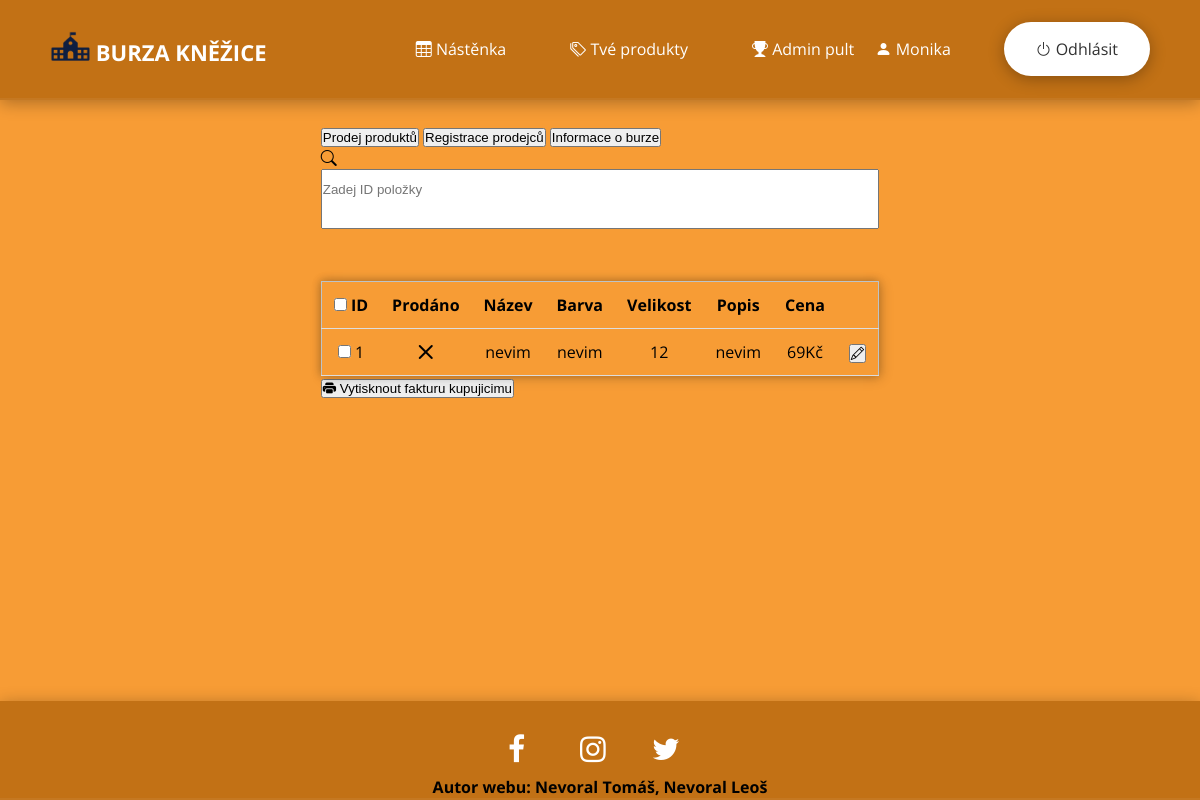
The app's page /admin (signed in), older data.
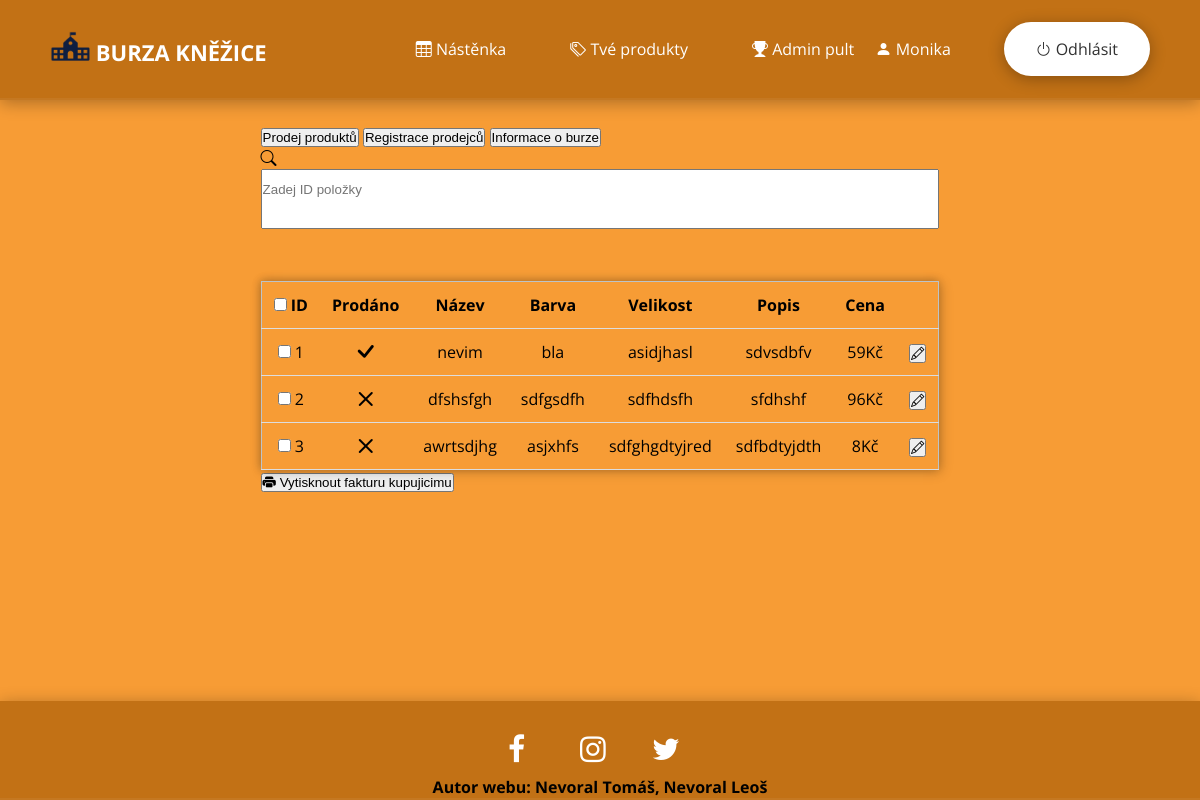
The same page, newer data.
### web/models.py (models this page shows)
class User(db.Model, UserMixin):
    id = db.Column(db.Integer, primary_key=True)
    email = db.Column(db.String(150), unique=True)
    username = db.Column(db.String(150), unique=True)
    password = db.Column(db.String(150))
    tel_number = db.Column(db.String(150))
    town = db.Column(db.String(150))
    street = db.Column(db.String(150))
    psc = db.Column(db.String(150))
    status = db.Column(db.String(150))
    token = db.Column(db.String(150))
    date_created = db.Column(db.DateTime(timezone=True), default=func.now())
    posts = db.relationship('Post', backref='user', passive_deletes=True)

class Post(db.Model):
    id = db.Column(db.Integer, primary_key=True)
    bring = db.Column(db.Boolean, nullable=False)
    date_created = db.Column(db.DateTime(timezone=True), default=func.now())
    label = db.Column(db.Text, nullable=False)
    name = db.Column(db.String(150))
    color = db.Column(db.String(150))
    size = db.Column(db.String(150))
    price = db.Column(db.String(150))
    status = db.Column(db.Boolean, nullable=False)
    author = db.Column(db.Integer, db.ForeignKey(
        'user.id', ondelete="CASCADE"), nullable=False)

### web/views.py (the view, shortened to what this page needs)
@views.route("/admin", methods=['GET', 'POST'])
@login_required
def admin():
    find_posts = Post.query.all()
    return render_template("admin_page.html", users=User.query.all(), user=current_user, posts=find_posts, username=current_user.username, tab='1')

### web/__init__.py (called while the page is built)
def create_app():
    app =  Flask(__name__)
    toastr = Toastr(app)
    app.config['SECRET_KEY'] = 'idontcare'
    app.config['SQLALCHEMY_DATABASE_URI'] = f'sqlite:///{DB_NAME}'
    app.config['SQLALCHEMY_TRACK_MODIFICATIONS'] = True
    db.init_app(app)
    from .views import views
    app.register_blueprint(views, url_prefix="/")
    from .auth import auth
    app.register_blueprint(auth, url_prefix="/")
    from .models import User, Post
    create_database(app)
    login_manager = LoginManager()
    login_manager.login_view = "auth.login"
    login_manager.init_app(app)
    @login_manager.user_loader
    def load_user(id):
        return User.query.get(int(id))
    return app

### web/flash_toastr/__init__.py (called while the page is built)
    @staticmethod
    def include_toastr_js(version=None, js_filename=None):
        if version is None:
            version = current_app.config.get('TOASTR_VERSION')
        if js_filename is None:
            js_filename = current_app.config.get('TOASTR_JS_FILENAME')
        js = '<script src="//cdnjs.cloudflare.com/ajax/libs/' \
             'toastr.js/{0}/{1}"></script>\n'.format(version, js_filename)
        return Markup(js)

    @staticmethod
    def include_toastr_css(version=None, css_filename=None):
        if version is None:
            version = current_app.config.get('TOASTR_VERSION')
        if css_filename is None:
            css_filename = current_app.config.get('TOASTR_CSS_FILENAME')
        css = '<link href="//cdnjs.cloudflare.com/ajax/libs/' \
              'toastr.js/{0}/{1}" rel="stylesheet" />\n'.format(
                version,
                css_filename
                )
        if current_app.config.get('TOASTR_OPACITY'):
            return Markup(css)
        else:
            return Markup('''
<style type = text/css>
  #toast-container>div {
    opacity: 1 !important;
  }
</style> {0}'''.format(css))

    @staticmethod
    def include_jquery(version=None):
        if version is None:
            version = current_app.config.get('TOASTR_JQUERY_VERSION')
        js = ('<script src="//code.jquery.com/' +
              'jquery-{0}.min.js"></script>'.format(version))
        return Markup(js)

    @staticmethod
    def context_processor():
        return {'toastr': current_app.extensions['toastr']}

### web/templates/admin_page.html (shortened to what this page needs)
{% extends "base.html" %}
{% block content %}
<div class="tab">
    <button class="tablinks"
      {% if tab == "1" %}
        id="defaultOpen"
        {% endif %}
      onclick="openCity(event, 'sell')">Prodej produktů
    </button>
    <button class="tablinks"
      onclick="openCity(event, 'reg')">Registrace prodejců
    </button>
    {% if user.status == "admin" %}
      <button class="tablinks"
        onclick="openCity(event, 'inf')">Informace o burze
      </button>
    {% endif %}
  </div>
  <div class="tabcontent"
    id="sell">
    <form method = "POST"
      action='/admin'>
      <div class="input-group">
        <span class="input-group-text"
          id="basic-addon1">
          <i class="bi bi-search"></i>
        </span>
        <input class="form-control"
          type="text"
          placeholder='Zadej ID položky'
          id="myInput"
          onkeyup="myFunction()">
      </div>
      <br />
      <table class="table table-hover table-light"
        id="myTable">
        <thead>
          <tr>
            <th scope="col">
              <input name="select_all"
              type="checkbox"> ID
            </th>
            <th scope="col">Prodáno</th>
            <th scope="col">Název</th>
            <th scope="col">Barva</th>
            <th scope="col">Velikost</th>
            <th scope="col">Popis</th>
            <th scope="col">Cena</th>
            <th scope="col"></th>
          </tr>
        </thead>
        <tbody>
          {% for post in posts %}
            {% if post.status %}
              <tr class="success">
            {% else %}
              <tr>
            {% endif %}
              <td>
                <div class="form-check">
                  <input class="form-check-input"
                    type="checkbox"
                    value="{{ post.id }}"
                    id="flexCheckDefault"
                    name='checkID'>
                  <label class="form-check-label"
                    for="flexCheckDefault">
                    {{ post.id }}
                  </label>
                </div>
              </td>
              <td>
                {% if post.status %}
                <i class="bi bi-check-lg"></i>
                {% else %}
                <i class="bi bi-x-lg"></i>
                {% endif %}
              </td>
              <td>{{ post.name }}</td>
              <td>{{ post.color }}</td>
              <td>{{ post.size }}</td>
              <td>{{ post.label }}</td>
              <td>{{ post.price }}Kč</td>
              <td>
                <a href="/create_product/{{post.id}}">
                  <button class="btn btn-outline btn-info"
                    type="button">
                    <i class="bi bi-pencil"></i>
                  </button>
                </a>
              </td>
            </tr>
          {% endfor %}
        </tbody>
      </table>
      <button class="btn btn-outline btn-default"
        value='buyer'
        name='action'
        type="submit">
        <i class="bi bi-printer-fill"></i> Vytisknout fakturu kupujicimu
      </button>
    </form>
  </div>
{% endblock %}

### web/templates/base.html (shortened to what this page needs)
<!doctype html>
<html lang="cz">
    <link rel="stylesheet"
      href="https://cdn.jsdelivr.net/npm/bootstrap-icons@1.5.0/font/bootstrap-icons.css">
    <link rel = "stylesheet"
      href = "{{ url_for('static', filename='CSS/style.css') }}">
    <link rel="stylesheet"
      href="https://cdnjs.cloudflare.com/ajax/libs/font-awesome/4.7.0/css/font-awesome.min.css">
    {{ toastr.include_toastr_css() }}
  </head>
  <body>
    <header>
      <div class="container_navbar">
        <nav class="nav">
          <a href="{{ url_for('views.home') }}" class="logo">
            <img src="{{ url_for('static', filename='source/logo2.png') }}"
              alt=""
              width="40"
              height="30"
              class="d-inline-block align-text-middle">
              BURZA KNĚŽICE
          </a>
          <ul class="nav-list">
            <li>
              <a href="{{ url_for('views.home') }}" class="nav-link">
                <i class="bi bi-table"></i> Nástěnka
              </a>
            </li>
            {% if user.is_authenticated %}
              <li>
                <a href="{{ url_for('views.posts', username=user.username) }}" class="nav-link">
                  <i class="bi bi-tags"></i> Tvé produkty
                </a>
              </li>
              {% if user.status != 'user' %}
                <li>
                  <a href="{{ url_for('views.admin') }}" class="nav-link">
                    {% if user.status == 'admin' %}
                      <i class="bi bi-trophy-fill"></i> Admin pult
                    {% else %}
                      <i class="bi bi-cart4"></i> Prodejní pult
                    {% endif %}
                  </a>
                </li>
              {% endif %}
            {% endif %}
          </ul>
          <ul class="log-list">
            {% if user.is_authenticated %}
              <li>
                <a href="{{ url_for('views.profile', username=user.username) }}" class="nav-link">
                  <i class="bi bi-person-fill"></i> {{user.username}}
                </a>
              </li>
              <li>
                <a href="{{ url_for('auth.logout') }}" id="nav-cta">
                  <i class="bi bi-power"></i> Odhlásit
                </a>
              </li>
            {% endif %}
          </ul>
        </nav>
      </div>
    </header>
    <div class="container-content">
      {% block content %}{% endblock %}
    </div>
    <footer>
      <div class="container-footer">
        <div class="container-img">
        </div>
        <div class="container-social">
          <ul class="socials">
            <li>
              <a href="#" class="fa fa-facebook"></a>
            </li>
            <li>
              <a href="#" class="fa fa-instagram"></a>
            </li>
            <li>
              <a href="#" class="fa fa-twitter"></a>
            </li>
          </ul>
        </div>
        <div>
          <h4>Autor webu: Nevoral Tomáš, Nevoral Leoš</h4>
        </div>
      </div>
    </footer>
  </body>
</html>

### web/static/CSS/style.css (style rules this page uses)
* { box-sizing: border-box; }
body { background-color: #F79C35; font-family: 'Open Sans', sans-serif; display: flex; overflow-x: hidden; justify-content: center; min-height: 100vh; margin: 0; }
.container-content { margin-top: 100px; padding: 25px; }
.form-control { margin-bottom: 30px; padding-bottom: 20px; width: 100%; height: 60px; position: relative; overflow: hiden; }
*, *::before, *::after { margin: 0; padding: 0; box-sizing: border-box; }
header { width: 100%; position: fixed; top: 0; left: 0; transition: background-color .5s ease; z-index: 1000; }
.container_navbar { width: 100%; }
.nav { width: 100%; height: 100px; padding-left: 50px; padding-right: 50px; display: flex; align-items: center; justify-content: space-between; background-color: #c27115; box-shadow: 0 3px 1rem rgba(0,0,0,.3); border-bottom: 2px solid rgba(255,255,255,.05); transition: height .5s ease; }
.nav a { text-decoration: none; color: #fff; font-size: 16px; vertical-align: center; }
.nav .logo { font-size: 22px; font-weight: bold; vertical-align: center; transform: translateX(-100rem); animation: slideIn .5s forwards; }
.nav-list { list-style: none; display: flex; align-items: center; vertical-align: center; transform: translateX(100rem); animation: slideIn .5s forwards; }
.log-list { list-style: none; display: flex; align-items: right; vertical-align: center; transform: translateX(100rem); animation: slideIn .5s forwards; }
.log-list .nav-link { position: absolute; margin-top: 16px; margin-inline-start: -8rem; }
.nav-link { margin: 0 2rem; position: relative; }
.nav-link::after { content: ''; width: 100%; height: 2px; background-color: #fff; box-shadow: 0 3px 1rem rgba(0,0,0,.5); position: absolute; left: 0; bottom: -3px; transform: scaleX(0); transform-origin: left; transition: transform .5s ease; }
#nav-cta { display: inline-block; background-color: #fff; color: #313131; padding: 1rem 2rem; border-radius: 2rem; box-shadow: 0 3px 1rem rgba(0,0,0,.3); transition: background-color .5s ease; }
table { position: relative; border-collapse: collapse; width: 100%; border: 1px solid #bdc3c7; box-shadow: 2px 2px 12px rgba(0, 0, 0, 0.2), -1px -1px 8px rgba(0, 0, 0, 0.2); }
th, td { padding: 12px; text-align: center; border-bottom: 1px solid #ddd; }
footer { width: 100%; position: fixed; bottom: 0; left: 0; transition: background-color .5s ease; z-index: 1000; }
.container-img { width: 100%; height: 25px; }
.container-footer { width: 100%; padding-left: 50px; padding-right: 50px; display: flex; flex-direction: column; align-items: center; justify-content: center; background-color: #c27115; box-shadow: 0 3px 1rem rgba(0,0,0,.3); border-bottom: 2px solid rgba(255,255,255,.05); transition: height .5s ease; }
.container-social { width: 100%; height: 50px; display: flex; align-items: center; justify-content: center; }
.socials { list-style: none; display: flex; align-items: center; vertical-align: center; transform: translateX(100rem); animation: slideIn .5s forwards; }
.socials a { text-decoration: none; width: 40px; height: 40px; font-size: 30px; margin-top: 5px; margin-left: 1rem; margin-right: 1rem; color: #fff; vertical-align: center; }

Row changes from the older to the newer data that the page shows:
changed Post "nevim": status False → True (drawn); color "nevim" → "bla"; size "12" → "asidjhasl"; label "nevim" → "sdvsdbfv"; price "69" → "59"
added Post: id "2", status False (drawn), name "dfshsfgh", color "sdfgsdfh", size "sdfhdsfh", label "sfdhshf", price "96"
added Post: id "3", status False (drawn), name "awrtsdjhg", color "asjxhfs", size "sdfghgdtyjred", label "sdfbdtyjdth", price "8"
